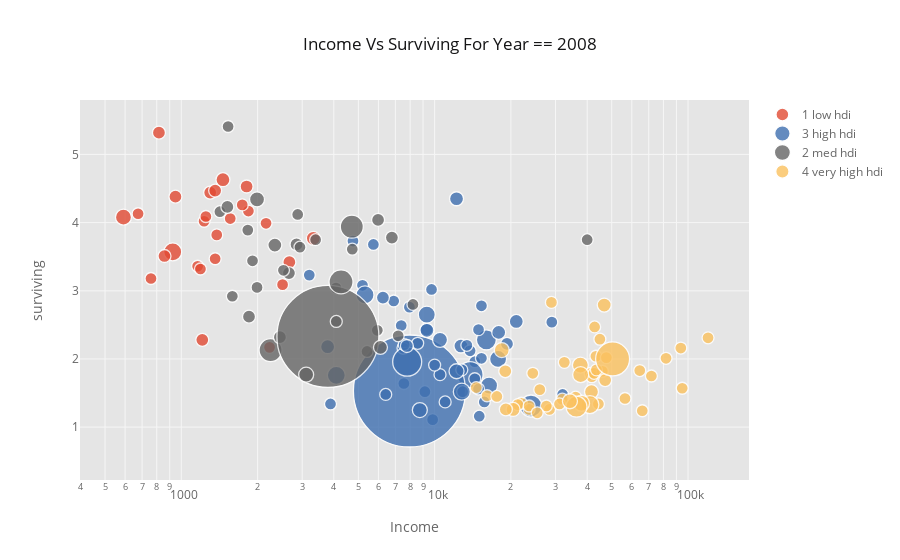

Notebook source saved alongside this figure:
### Markdown cell above
## Are the regional breakdowns too arbitrary?

In some regions, there are 'gorillas' that could skew the numbers, such as the US in the Americas, or Australia for Oceania.

Looking at the bubble plots, in each region there seems to be an invisible line dividing a few high-income/energy/CO2 emitting countries from the mass of countries clustered in the bottom left.

In other words, do the 'have' countries emit CO2 for different reasons than the have-not countries, regardless of where they are located?

### Code cell
# compare income to surviving kids by HDI level
query = 'year == 2008'
x = 'income'
y = 'surviving'
size = 'CO2_footprint'
cat_col = 'hdi'

plot_bubble_with_cuts(df.query(query), cat_col)

### Figure 1 — Plotly figure (JSON) as saved in the notebook; plotly's stock layout.template omitted (floating-point values rounded to 4 significant figures)
{"data": [{"marker": {"color": "rgba(226, 74, 51, 1.0)", "line": {"width": 1.3}, "opacity": 0.8, "size": [13, 12, 13, 12, 12, 16, 13, 12, 12, 18, 12, 12, 12, 12, 12, 13, 13, 13, 13, 12, 12, 12, 14, 12, 14, 13], "symbol": "dot"}, "mode": "markers", "name": "1 low hdi", "text": ["Afghanistan", "Benin", "Burkina Faso", "Burundi", "Chad", "Congo Dem Rep ", "Cote d Ivoire", "Djibouti", "Eritrea", "Ethiopia", "Gambia", "Guinea", "Guinea Bissau", "Lesotho", "Liberia", "Malawi", "Mali", "Mozambique", "Niger", "Rwanda", "Senegal", "Sierra Leone", "Sudan", "Togo", "Uganda", "Zimbabwe"], "textfont": {"color": "#666666"}, "type": "scatter", "x": [1300, 1840, 1360, 759, 1740, 591, 2670, 2510, 1380, 925, 1560, 1230, 1360, 2230, 675, 948, 1810, 858, 816, 1250, 2160, 1160, 3320, 1190, 1460, 1210], "y": [4.44, 4.17, 4.47, 3.18, 4.26, 4.08, 3.42, 3.09, 3.82, 3.57, 4.06, 4.02, 3.47, 2.17, 4.13, 4.38, 4.53, 3.51, 5.32, 4.09, 3.99, 3.36, 3.77, 3.32, 4.63, 2.28]}, {"marker": {"color": "rgba(62, 111, 176, 1.0)", "line": {"width": 1.3}, "opacity": 0.8, "size": [12, 14, 12, 12, 12, 12, 12, 12, 12, 26, 12, 112, 15, 12, 12, 13, 17, 12, 12, 12, 12, 29, 17, 14, 12, 12, 13, 12, 12, 12, 14, 12, 12, 20, 12, 12, 12, 12, 12, 12, 14, 18, 22, 12, 12, 12, 15, 13, 12, 13, 17, 12, 12, 12, 17, 15, 12, 14, 14, 18], "symbol": "dot"}, "mode": "markers", "name": "3 high hdi", "text": ["Albania", "Algeria", "Armenia", "Azerbaijan", "Belarus", "Belize", "Bolivia", "Bosnia and Herzegovina", "Botswana", "Brazil", "Bulgaria", "China", "Colombia", "Costa Rica", "Dominica", "Ecuador", "Egypt", "El Salvador", "Fiji", "Gabon", "Georgia", "Indonesia", "Iran", "Iraq", "Jamaica", "Jordan", "Kazakhstan", "Lebanon", "Libya", "Macedonia FYR", "Malaysia", "Maldives", "Mauritius", "Mexico", "Micronesia Fed Sts ", "Moldova", "Mongolia", "Palau", "Panama", "Paraguay", "Peru", "Philippines", "Russia", "Samoa", "Serbia", "Seychelles", "South Africa", "Sri Lanka", "Suriname", "Syria", "Thailand", "Tonga", "Trinidad and Tobago", "Tunisia", "Turkey", "Ukraine", "Uruguay", "Uzbekistan", "Venezuela", "Vietnam"], "textfont": {"color": "#666666"}, "type": "scatter", "x": [9150, 12700, 7560, 14400, 15000, 7950, 5190, 9820, 13800, 13800, 15700, 7950, 10500, 12800, 10300, 9290, 9310, 7500, 7380, 15300, 6410, 7790, 16400, 12200, 8570, 9720, 19300, 14400, 29000, 11000, 21000, 10500, 14900, 16000, 3200, 3880, 7580, 13400, 14900, 6890, 9320, 5310, 24000, 5730, 12900, 20100, 12200, 7770, 13400, 6250, 12800, 4760, 32000, 10000, 17800, 8740, 15300, 3780, 17900, 4090], "y": [1.52, 2.19, 1.64, 1.96, 1.16, 2.76, 3.08, 1.11, 2.12, 1.77, 1.37, 1.53, 2.28, 1.84, null, 2.43, 2.65, 2.16, 2.49, 2.78, 1.48, 1.96, 1.61, 4.35, 2.23, 3.02, 2.22, 1.71, 2.54, 1.37, 2.55, 1.77, 1.56, 2.28, 3.23, 1.34, 2.21, null, 2.43, 2.85, 2.42, 2.94, 1.31, 3.68, 1.52, null, 1.82, 2.19, 2.2, 2.9, 1.52, 3.73, 1.48, 1.91, 2, 1.25, 2.01, 2.18, 2.39, 1.76]}, {"marker": {"color": "rgba(132, 118, 202, 1.0)", "line": {"width": 1.3}, "opacity": 0.8, "size": [], "symbol": "dot"}, "mode": "markers", "name": null, "text": [], "textfont": {"color": "#666666"}, "type": "scatter", "x": [], "y": []}, {"marker": {"color": "rgba(101, 101, 101, 1.0)", "line": {"width": 1.3}, "opacity": 0.8, "size": [13, 23, 13, 13, 12, 12, 12, 12, 13, 13, 12, 12, 12, 102, 14, 12, 13, 12, 14, 15, 12, 13, 12, 23, 24, 12, 12, 12, 12, 12, 15, 12, 12, 12], "symbol": "dot"}, "mode": "markers", "name": "2 med hdi", "text": ["Angola", "Bangladesh", "Cambodia", "Cameroon", "Cape Verde", "Comoros", "Congo Rep ", "Equatorial Guinea", "Ghana", "Guatemala", "Guyana", "Haiti", "Honduras", "India", "Kenya", "Kiribati", "Madagascar", "Mauritania", "Morocco", "Myanmar", "Namibia", "Nepal", "Nicaragua", "Nigeria", "Pakistan", "Papua New Guinea", "Sao Tome and Principe", "Solomon Islands", "Swaziland", "Tajikistan", "Tanzania", "Timor Leste", "Vanuatu", "Zambia"], "textfont": {"color": "#666666"}, "type": "scatter", "x": [5980, 2250, 2450, 2660, 5940, 1420, 4730, 40000, 2850, 6780, 5410, 1590, 4080, 3790, 2340, 1830, 1520, 3390, 6110, 3110, 8210, 1850, 4090, 4710, 4270, 1910, 2530, 1830, 7180, 1990, 1990, 1530, 2940, 2880], "y": [4.04, 2.13, 2.32, 3.26, 2.42, 4.16, 3.61, 3.75, 3.68, 3.78, 2.11, 2.92, 3.04, 2.33, 3.67, null, 4.23, 3.75, 2.17, 1.77, 2.8, 2.62, 2.55, 3.94, 3.13, 3.44, 3.3, 3.89, 2.34, 3.05, 4.34, 5.41, 3.64, 4.12]}, {"marker": {"color": "rgba(251, 193, 94, 1.0)", "line": {"width": 1.3}, "opacity": 0.8, "size": [12, 15, 13, 12, 12, 12, 12, 12, 12, 14, 13, 12, 12, 12, 12, 12, 12, 16, 18, 12, 12, 12, 12, 12, 16, 21, 12, 12, 12, 12, 12, 12, 13, 12, 12, 12, 14, 12, 12, 13, 14, 12, 12, 12, 15, 12, 12, 12, 16, 34], "symbol": "dot"}, "mode": "markers", "name": "4 very high hdi", "text": ["Antigua and Barbuda", "Argentina", "Australia", "Austria", "Bahamas", "Bahrain", "Barbados", "Belgium", "Brunei", "Canada", "Chile", "Croatia", "Cuba", "Cyprus", "Denmark", "Estonia", "Finland", "France", "Germany", "Greece", "Hungary", "Iceland", "Ireland", "Israel", "Italy", "Japan", "Kuwait", "Latvia", "Lithuania", "Luxembourg", "Malta", "Montenegro", "Netherlands", "New Zealand", "Norway", "Oman", "Poland", "Portugal", "Qatar", "Romania", "Saudi Arabia", "Singapore", "Slovak Republic", "Slovenia", "Spain", "Sweden", "Switzerland", "United Arab Emirates", "United Kingdom", "United States"], "textfont": {"color": "#666666"}, "type": "scatter", "x": [24000, 18400, 41300, 44300, 24400, 42800, 16100, 41700, 81900, 41600, 19000, 22000, 17600, 36000, 45900, 26000, 42600, 37600, 41000, 31900, 23600, 43300, 47600, 28900, 38000, 36300, 93700, 21300, 23600, 94900, 28400, 14600, 47100, 32500, 64500, 44900, 20400, 27600, 120000, 19100, 46700, 66000, 25400, 31100, 34200, 43500, 56400, 71700, 37700, 50400], "y": [null, 2.13, 1.78, 1.34, 1.79, 2.47, 1.46, 1.74, 2.01, 1.52, 1.82, 1.35, 1.45, 1.44, 1.82, 1.55, 1.79, 1.91, 1.33, 1.41, 1.26, 2.04, 2.02, 2.83, 1.35, 1.3, 2.16, 1.33, 1.31, 1.57, 1.26, 1.58, 1.69, 1.95, 1.83, 2.29, 1.26, 1.31, 2.31, 1.26, 2.79, 1.24, 1.21, 1.34, 1.38, 1.84, 1.42, 1.75, 1.77, 2]}], "layout": {"legend": {"bgcolor": "#FFFFFF", "font": {"color": "#666666"}}, "paper_bgcolor": "#FFFFFF", "plot_bgcolor": "#E5E5E5", "title": "Income Vs Surviving For Year == 2008", "titlefont": {"color": "#151516"}, "xaxis1": {"gridcolor": "#F6F6F6", "showgrid": true, "tickfont": {"color": "#666666"}, "title": "Income", "titlefont": {"color": "#666666"}, "type": "log", "zerolinecolor": "#F6F6F6"}, "yaxis1": {"gridcolor": "#F6F6F6", "showgrid": true, "tickfont": {"color": "#666666"}, "title": "surviving", "titlefont": {"color": "#666666"}, "zerolinecolor": "#F6F6F6"}}}
